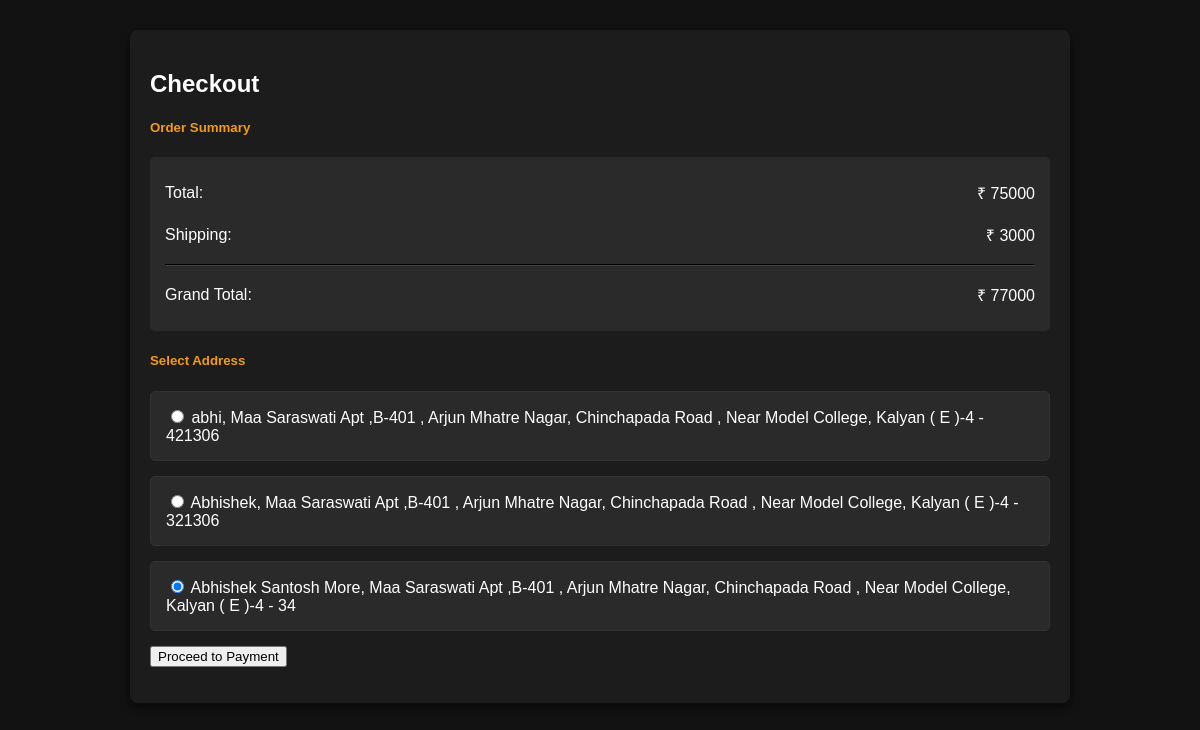
Page /Buy_now/1 (signed in) on the earlier database version.
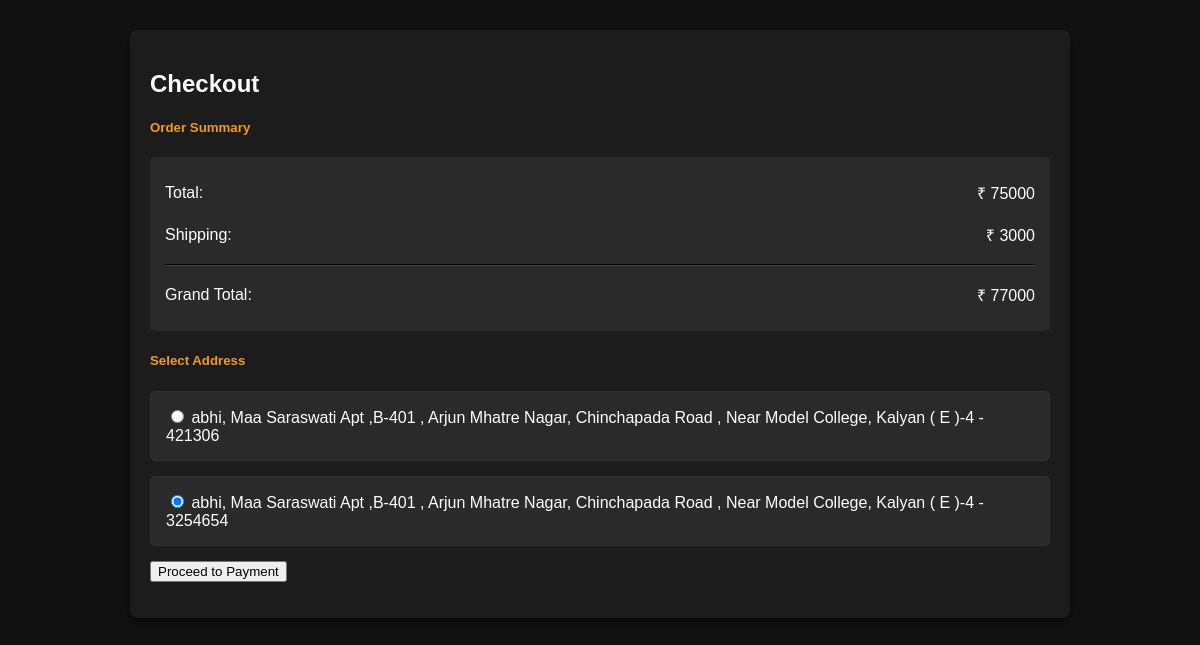
Same page on the later database version.
### core/models.py (models this page shows, shortened)
class Customer_Detail(models.Model):
    STATE_CHOICES = [
        ('AP', 'Andhra Pradesh'),
        ('AR', 'Arunachal Pradesh'),
        ('AS', 'Assam'),
        ('BR', 'Bihar'),
        ('CT', 'Chhattisgarh'),
        ('GA', 'Goa'),
        ('GJ', 'Gujarat'),
        ('HR', 'Haryana'),
        ('HP', 'Himachal Pradesh'),
        ('JH', 'Jharkhand'),
        ('KA', 'Karnataka'),
        ('KL', 'Kerala'),
        ('MP', 'Madhya Pradesh'),
        ('MH', 'Maharashtra'),
        ('MN', 'Manipur'),
        ('ML', 'Meghalaya'),
        ('MZ', 'Mizoram'),
        ('NL', 'Nagaland'),
        ('OR', 'Odisha'),
        ('PB', 'Punjab'),
        ('RJ', 'Rajasthan'),
        ('SK', 'Sikkim'),
        ('TN', 'Tamil Nadu'),
        ('TG', 'Telangana'),
        ('TR', 'Tripura'),
        ('UP', 'Uttar Pradesh'),
        ('UK', 'Uttarakhand'),
        ('WB', 'West Bengal'),
        ('AN', 'Andaman and Nicobar Islands'),
        ('CH', 'Chandigarh'),
        ('DN', 'Dadra and Nagar Haveli and Daman and Diu'),
        ('DL', 'Delhi'),
        ('JK', 'Jammu and Kashmir'),
        ('LA', 'Ladakh'),
        ('LD', 'Lakshadweep'),
        ('PY', 'Puducherry'),
    ]
    user = models.ForeignKey(User, on_delete=models.CASCADE)
    name = models.CharField(max_length=100)
    address = models.CharField(max_length=100)
    city = models.CharField(max_length=100)
    state = models.CharField(max_length=2, choices=STATE_CHOICES)
    pincode = models.IntegerField(
        default=0,
        blank=True,
        null=True,
    )

### core/views.py (the view)
# urls.py: path('Buy_now/<int:id>',views.Buy_now,name='Buy_now'),
def Buy_now(request, id):
    watch = Watch.objects.get(pk=id)     # cart_items will fetch product of current user, and show product available in the cart of the current user.
    delhivery_charge = 2000
    final_price = delhivery_charge + watch.discounted_price  # watch.discounted_price should directly return the value now
    address = Customer_Detail.objects.filter(user=request.user)
    return render(request, 'core/buy_now.html', {'final_price': final_price, 'address': address, 'watch': watch})

### core/templates/core/buy_now.html (shortened to what this page needs)
{% block content %}
<body>
    <div class="checkout-container">
        <h2 class="text-center mb-4">Checkout</h2>
        <div class="cart-summary mb-4">
            <h5>Order Summary</h5>
            <div class="summary-card">
                <div class="summary-row">
                    <span>Total:</span>
                    <span class="cart-total">&#8377; {{ watch.discounted_price }}</span>
                </div>
                <div class="summary-row">
                    <span>Shipping:</span>
                    <span class="shipping-cost">&#8377; 3000</span>
                </div>
                <hr>
                <div class="summary-row">
                    <span>Grand Total:</span>
                    <span class="grand-total">&#8377; {{ final_price }}</span>
                </div>
            </div>
        </div>
        <div class="address-selection mb-4">
            <h5>Select Address</h5>
            <form action="{% url "buynowpayment" watch.id %}" method="POST">
                {% for addre in address %}
                    <div class="address-card">
                        <input type="radio" name="buynow_selected_address" value="{{ addre.id }}"checked>
                        <label for="address">
                            {{ addre.name }}, {{ addre.address }} - {{ addre.pincode }}
                        </label>
                    </div>
                    {% endfor %}
                    <input type="submit" class="btn btn-primary btn-sm mt-2" value="Proceed to Payment">
            </form>
        </div>
    </div>
{% endblock content %}
</body>

Differences in the rows shown:
removed Customer_Detail: name "Abhishek", address "Maa Saraswati Apt ,B-401 , Arjun Mhatre Nagar, Chinchapada Road , Near Model College, Kalyan ( E )-4", pincode "321306"
removed Customer_Detail: name "Abhishek Santosh More", address "Maa Saraswati Apt ,B-401 , Arjun Mhatre Nagar, Chinchapada Road , Near Model College, Kalyan ( E )-4", pincode "34"
added Customer_Detail: name "abhi", address "Maa Saraswati Apt ,B-401 , Arjun Mhatre Nagar, Chinchapada Road , Near Model College, Kalyan ( E )-4", pincode "3254654"
